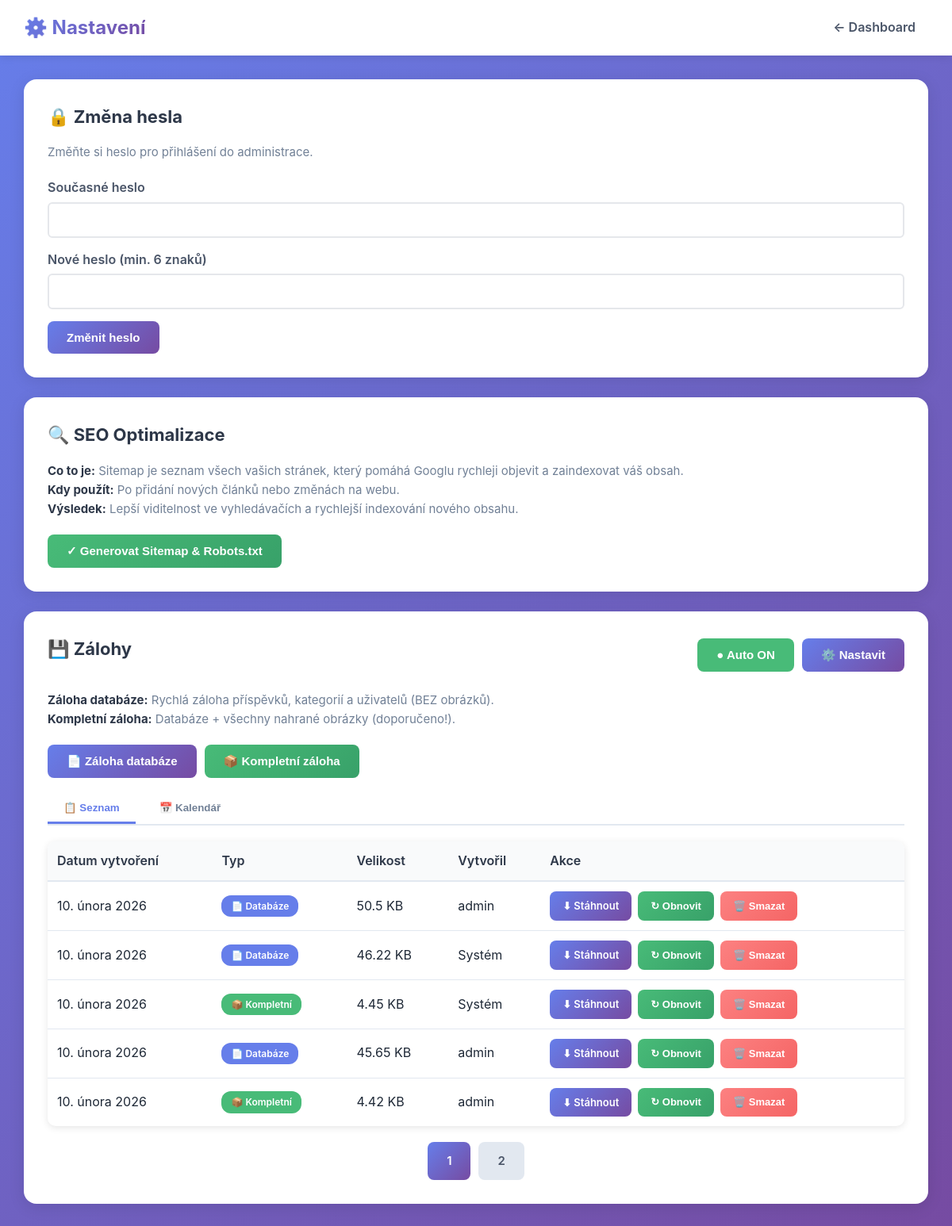
The app's page /admin/settings.php (signed in) with its own data.
### tables this page shows
CREATE TABLE `backups` (
  `id` int(11) NOT NULL,
  `filename` varchar(255) NOT NULL,
  `filepath` varchar(255) NOT NULL,
  `size_bytes` bigint(20) DEFAULT NULL,
  `type` enum('database','full') DEFAULT 'database',
  `created_by` int(11) DEFAULT NULL,
  `created_at` timestamp NOT NULL DEFAULT CURRENT_TIMESTAMP,
  `last_restored_at` datetime DEFAULT NULL
);

CREATE TABLE `users` (
  `id` int(11) NOT NULL AUTO_INCREMENT,
  `username` varchar(50) NOT NULL,
  `password` varchar(255) NOT NULL,
  `email` varchar(100) DEFAULT NULL,
  `role` enum('it','admin','editor') DEFAULT 'editor',
  `created_at` timestamp NOT NULL DEFAULT CURRENT_TIMESTAMP,
  `last_login` timestamp NULL DEFAULT NULL,
  PRIMARY KEY (`id`),
  UNIQUE KEY `username` (`username`),
  KEY `idx_username` (`username`)
);

### includes/database.class.php (called while the page is built, shortened)
<?php
class Database {
    private $connection;
    private $stmt;
    public function __construct() {
        $dsn = 'mysql:host=' . DB_HOST . ';dbname=' . DB_NAME . ';charset=' . DB_CHARSET;
        $options = [
            PDO::ATTR_ERRMODE => PDO::ERRMODE_EXCEPTION,
            PDO::ATTR_DEFAULT_FETCH_MODE => PDO::FETCH_ASSOC,
            PDO::ATTR_EMULATE_PREPARES => false,
            PDO::MYSQL_ATTR_INIT_COMMAND => "SET NAMES utf8mb4 COLLATE utf8mb4_unicode_ci"
        ];
        try {
            $this->connection = new PDO($dsn, DB_USER, DB_PASS, $options);
        } catch (PDOException $e) {
            $this->error = $e->getMessage();
            $this->logError('Database Connection', $e->getMessage());
            die('Chyba připojení k databázi. Zkontrolujte konfiguraci.');
        }
    }
    public function query($sql) {
    try {
        $this->stmt = $this->connection->prepare($sql);
        return $this;
    } catch (PDOException $e) {
        $this->logError('Query Prepare', $e->getMessage());
        $this->stmt = null;
        return $this;
    }
}
    public function bind($param, $value, $type = null) {
        if (is_null($type)) {
            switch (true) {
                case is_int($value):
                    $type = PDO::PARAM_INT;
                    break;
                default:
                    $type = PDO::PARAM_STR;
            }
        }
        $this->stmt->bindValue($param, $value, $type);
        return $this;
    }
    public function execute() {
        try {
            return $this->stmt->execute();
        } catch (PDOException $e) {
            $this->logError('Query Execute', $e->getMessage());
            return false;
        }
    }
    public function fetchAll() {
    $this->execute();
    return $this->stmt->fetchAll();
    }
    public function fetch() {
        $this->execute();
        return $this->stmt->fetch();
    }
}
?>

### includes/backup.class.php (called while the page is built, shortened)
<?php
class Backup {
    private $db;
    public function __construct() {
        global $db;
        $this->db = $db;
        $this->backupDir = BACKUPS_PATH;
    }
    public function listBackups() {
        $this->db->query(
            "SELECT b.*, u.username as created_by_name
             FROM backups b
             LEFT JOIN users u ON b.created_by = u.id
             ORDER BY b.created_at DESC"
        );
        return $this->db->fetchAll();
    }
}
?>

### config.php (called while the page is built, shortened)
<?php
require_once INCLUDES_PATH . 'database.class.php';
require_once INCLUDES_PATH . 'backup.class.php';
$db = new Database();
require_once INCLUDES_PATH . 'helpers.php';
?>

### includes/helpers.php (called while the page is built, shortened)
<?php
function formatDate($date, $format = 'j. n. Y') {
    $months = [
        1 => 'ledna', 2 => 'února', 3 => 'března', 4 => 'dubna',
        5 => 'května', 6 => 'června', 7 => 'července', 8 => 'srpna',
        9 => 'září', 10 => 'října', 11 => 'listopadu', 12 => 'prosince'
    ];
    $timestamp = is_numeric($date) ? $date : strtotime($date);
    $day = date('j', $timestamp);
    $month = $months[(int)date('n', $timestamp)];
    $year = date('Y', $timestamp);
    return "$day. $month $year";
}
function e($text) {
    return htmlspecialchars($text, ENT_QUOTES, 'UTF-8');
}
function formatBytes($bytes, $precision = 2) {
    $units = ['B', 'KB', 'MB', 'GB', 'TB'];
    for ($i = 0; $bytes > 1024 && $i < count($units) - 1; $i++) {
        $bytes /= 1024;
    }
    return round($bytes, $precision) . ' ' . $units[$i];
}
?>

### admin/settings.php (the view, shortened to what this page needs)
<?php
require_once '../config.php';
$backup = new Backup();
$backups = $backup->listBackups();
$db3 = new Database();
$db3->query("
    SELECT b.*,
           CASE
               WHEN b.created_by = 0 OR b.created_by IS NULL THEN 'Systém'
               ELSE u.username
           END as created_by_name
    FROM backups b
    LEFT JOIN users u ON b.created_by = u.id
    ORDER BY b.created_at DESC
");
$backups = $db3->fetchAll();
?>
<!DOCTYPE html>
<html lang="cs">
<head>
    <link rel="stylesheet" href="<?= ASSETS_URL ?>css/admin.css">
</head>
<body>
    <header>
        <div class="header-content">
            <div class="header-title">⚙️ Nastavení</div>
            <nav>
                <a href="dashboard.php" class="header-link">← Dashboard</a>
            </nav>
        </div>
    </header>
    <div class="container">
        <div class="card">
            <h2>🔒 Změna hesla</h2>
            <p class="card-description">Změňte si heslo pro přihlášení do administrace.</p>
            <form method="POST">
                <div class="form-group">
                    <label>Současné heslo</label>
                    <input type="password" name="current_password" required>
                </div>
                <div class="form-group">
                    <label>Nové heslo (min. 6 znaků)</label>
                    <input type="password" name="new_password" required minlength="6">
                </div>
                <button type="submit" class="btn btn-primary">Změnit heslo</button>
            </form>
        </div>
        <div class="card">
            <h2>🔍 SEO Optimalizace</h2>
            <p class="card-description">
                <strong>Co to je:</strong> Sitemap je seznam všech vašich stránek, který pomáhá Googlu rychleji objevit a zaindexovat váš obsah.<br>
                <strong>Kdy použít:</strong> Po přidání nových článků nebo změnách na webu.<br>
                <strong>Výsledek:</strong> Lepší viditelnost ve vyhledávačích a rychlejší indexování nového obsahu.
            </p>
            <form method="POST">
                <button type="submit" class="btn btn-success">✓ Generovat Sitemap & Robots.txt</button>
            </form>
        </div>
<div class="card" id="backups">
    <div style="display: flex; justify-content: space-between; align-items: center; margin-bottom: 20px;">
        <h2>💾 Zálohy</h2>
        <div style="display: flex; gap: 10px;">
            <?php
            $dbSched = new Database();
            $dbSched->query("SELECT * FROM backup_schedule WHERE backup_type = 'database'");
            $dbSchedule = $dbSched->fetch();
            $dbSched2 = new Database();
            $dbSched2->query("SELECT * FROM backup_schedule WHERE backup_type = 'full'");
            $fullSchedule = $dbSched2->fetch();
            $autoEnabled = ($dbSchedule && $dbSchedule['enabled']) || ($fullSchedule && $fullSchedule['enabled']);
            ?>
            <button onclick="toggleAutoBackup()" class="btn" style="background: <?= $autoEnabled ? '#48bb78' : '#e2e8f0' ?>; color: <?= $autoEnabled ? 'white' : '#4a5568' ?>;">
                <span id="autoBackupIcon"><?= $autoEnabled ? '●' : '○' ?></span> Auto <?= $autoEnabled ? 'ON' : 'OFF' ?>
            </button>
            <button onclick="openBackupScheduleModal()" class="btn btn-primary">⚙️ Nastavit</button>
        </div>
    </div>
    <p class="card-description">
        <strong>Záloha databáze:</strong> Rychlá záloha příspěvků, kategorií a uživatelů (BEZ obrázků).<br>
        <strong>Kompletní záloha:</strong> Databáze + všechny nahrané obrázky (doporučeno!).
    </p>
    <div style="display: flex; gap: 10px; margin-bottom: 20px;">
        <form method="POST" style="margin: 0;">
            <button type="submit" class="btn btn-primary">📄 Záloha databáze</button>
        </form>
        <form method="POST" style="margin: 0;">
            <button type="submit" class="btn btn-success">📦 Kompletní záloha</button>
        </form>
    </div>
    <div style="display: flex; gap: 10px; margin-bottom: 20px; border-bottom: 2px solid #e2e8f0;">
        <button onclick="showBackupView('list')" id="viewList" class="view-tab active">📋 Seznam</button>
        <button onclick="showBackupView('calendar')" id="viewCalendar" class="view-tab">📅 Kalendář</button>
    </div>
    <div id="backupListView">
        <?php if (empty($backups)): ?>
            <div class="empty-state">
                <div class="empty-state-icon">📭</div>
                <p>Zatím žádné zálohy</p>
            </div>
        <?php else:
            $page = isset($_GET['backup_page']) ? (int)$_GET['backup_page'] : 1;
            $perPage = 5;
            $offset = ($page - 1) * $perPage;
            $totalBackups = count($backups);
            $totalPages = ceil($totalBackups / $perPage);
            $pagedBackups = array_slice($backups, $offset, $perPage);
        ?>
            <table class="table">
                <thead>
                    <tr>
                        <th>Datum vytvoření</th>
                        <th>Typ</th>
                        <th>Velikost</th>
                        <th>Vytvořil</th>
                        <th>Akce</th>
                    </tr>
                </thead>
                <tbody>
                    <?php foreach ($pagedBackups as $b): ?>
                        <tr <?= $b['last_restored_at'] ? 'style="background: #f0fff4;"' : '' ?>>
                            <td>
                                <?= formatDate($b['created_at']) ?>
                            </td>
                            <td>
                                <?php if (isset($b['type']) && $b['type'] === 'full'): ?>
                                    <span class="badge" style="background: #48bb78; color: white;">📦 Kompletní</span>
                                <?php else: ?>
                                    <span class="badge" style="background: #667eea; color: white;">📄 Databáze</span>
                                <?php endif; ?>
                            </td>
                            <td><?= formatBytes($b['size_bytes']) ?></td>
                            <td><?= e($b['created_by_name'] ?? 'Systém') ?></td>
                            <td>
                                <div class="table-actions">
                                    <a href="download_backup.php?id=<?= $b['id'] ?>" class="btn btn-primary btn-small">⬇ Stáhnout</a>
                                    <button onclick="openRestoreModal(<?= $b['id'] ?>, '<?= e($b['filename']) ?>', '<?= formatDate($b['created_at']) ?>')" class="btn btn-success btn-small">↻ Obnovit</button>
                                    <button onclick="openDeleteBackupModal(<?= $b['id'] ?>, '<?= e($b['filename']) ?>')" class="btn btn-danger btn-small">🗑️ Smazat</button>
                                </div>
                            </td>
                        </tr>
                    <?php endforeach; ?>
                </tbody>
            </table>
            <?php if ($totalPages > 1): ?>
                <div style="display: flex; justify-content: center; gap: 10px; margin-top: 20px;">
                    <?php for ($i = 1; $i <= $totalPages; $i++): ?>
                        <a href="?backup_page=<?= $i ?>#backups" class="btn <?= $i === $page ? 'btn-primary' : '' ?>" style="<?= $i !== $page ? 'background: #e2e8f0; color: #4a5568;' : '' ?>">
                            <?= $i ?>
                        </a>
                    <?php endfor; ?>
                </div>
            <?php endif; ?>
        <?php endif; ?>
    </div>
</div>
    </div>
</body>
</html>

### assets/css/admin.css (style rules this page uses)
* { margin: 0; padding: 0; box-sizing: border-box; }
:root { --primary: #667eea; --primary-dark: #5568d3; --secondary: #764ba2; --success: #10b981; --danger: #ef4444; --warning: #f59e0b; --dark: #1f2937; --light: #f9fafb; --border: #e5e7eb; }
body { font-family: -apple-system, BlinkMacSystemFont, 'Segoe UI', Arial, sans-serif; background: var(--light); color: var(--dark); line-height: 1.6; }
.header-content { max-width: 1400px; margin: 0 auto; display: flex; justify-content: space-between; align-items: center; }
.header-link { color: white; text-decoration: none; padding: 8px 16px; border-radius: 6px; transition: background 0.3s; }
.container { max-width: 1400px; margin: 30px auto; padding: 0 20px; }
.form-group { margin-bottom: 20px; }
.form-group label { display: block; margin-bottom: 8px; font-weight: 600; color: var(--dark); }
.form-group input[type="text"], .form-group input[type="email"], .form-group input[type="password"], .form-group input[type="date"], .form-group select, .form-group textarea { width: 100%; padding: 12px; border: 2px solid var(--border); border-radius: 6px; font-size: 15px; transition: border-color 0.3s; }
.btn { padding: 12px 24px; border: none; border-radius: 6px; font-size: 15px; font-weight: 600; cursor: pointer; transition: all 0.3s; text-decoration: none; display: inline-block; }
.btn-primary { background: linear-gradient(135deg, var(--primary) 0%, var(--secondary) 100%); color: white; }
.btn-success { background: var(--success); color: white; }
.btn-danger { background: var(--danger); color: white; }
.btn-small { padding: 6px 12px; font-size: 13px; }
.card { background: white; border-radius: 10px; box-shadow: 0 2px 10px rgba(0,0,0,0.1); padding: 25px; margin-bottom: 20px; }
.card h2 { margin-bottom: 20px; }
.badge { display: inline-block; padding: 4px 12px; border-radius: 12px; font-size: 12px; font-weight: 600; }
.table { width: 100%; background: white; border-radius: 10px; overflow: hidden; box-shadow: 0 2px 10px rgba(0,0,0,0.1); }
.table th, .table td { padding: 15px; text-align: left; border-bottom: 1px solid var(--border); }
.table th { background: #f9fafb; font-weight: 600; }
.table tr:last-child td { border-bottom: none; }

### records on screen
backups: created_at "10. února 2026", type "📄 Databáze", size_bytes "50.5 KB", created_by.username "admin"
backups: created_at "10. února 2026", type "📄 Databáze", size_bytes "46.22 KB", created_by_name "Systém"
backups: created_at "10. února 2026", type "📦 Kompletní", size_bytes "4.45 KB", created_by_name "Systém"
backups: created_at "10. února 2026", type "📄 Databáze", size_bytes "45.65 KB", created_by.username "admin"
backups: created_at "10. února 2026", type "📦 Kompletní", size_bytes "4.42 KB", created_by.username "admin"
